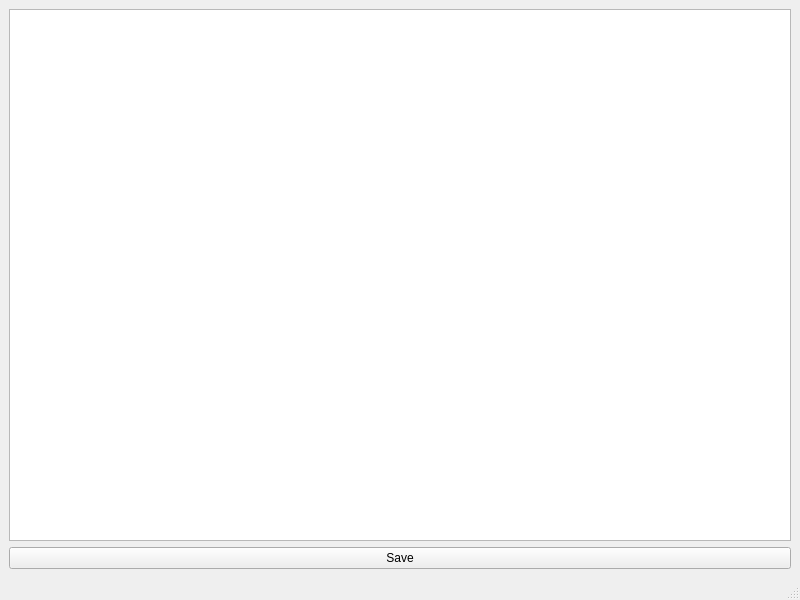
<?xml version="1.0" encoding="UTF-8"?>
<ui version="4.0">
 <class>EditCodeWindow</class>
 <widget class="QMainWindow" name="EditCodeWindow">
  <property name="geometry">
   <rect>
    <x>0</x>
    <y>0</y>
    <width>800</width>
    <height>600</height>
   </rect>
  </property>
  <property name="windowTitle">
   <string>MainWindow</string>
  </property>
  <widget class="QWidget" name="centralwidget">
   <layout class="QGridLayout" name="gridLayout">
    <item row="0" column="1">
     <widget class="QPlainTextEdit" name="code_plainTextEdit">
      <property name="font">
       <font>
        <family>Arial</family>
        <pointsize>15</pointsize>
       </font>
      </property>
     </widget>
    </item>
    <item row="1" column="1">
     <widget class="QPushButton" name="save_pushButton">
      <property name="text">
       <string>Save</string>
      </property>
     </widget>
    </item>
   </layout>
  </widget>
  <widget class="QMenuBar" name="menubar">
   <property name="geometry">
    <rect>
     <x>0</x>
     <y>0</y>
     <width>800</width>
     <height>20</height>
    </rect>
   </property>
  </widget>
  <widget class="QStatusBar" name="statusbar"/>
 </widget>
 <resources/>
 <connections/>
</ui>
